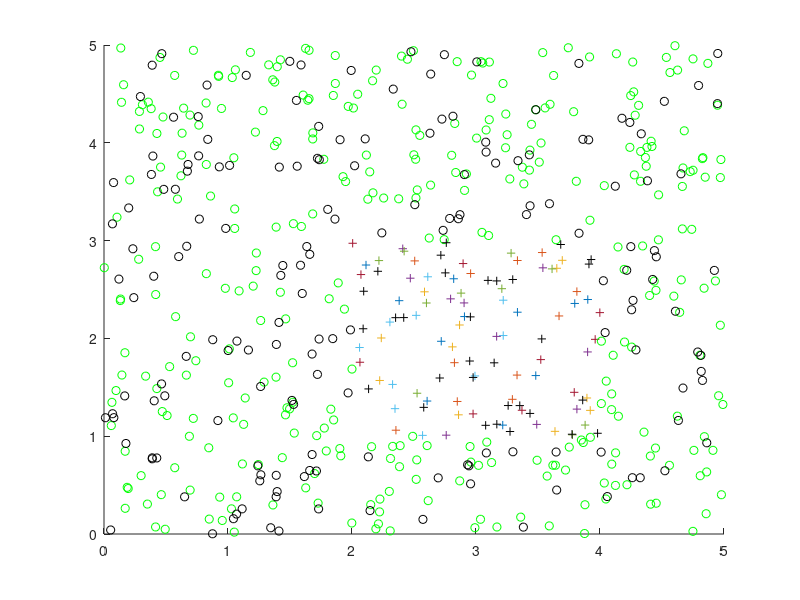

Reproduce this figure in MATLAB. (Note: this script raises an error after producing the figure.)
clc;clear all;
xa=2; xb=4; ya=1; yb=3;         % coordinates of the rectangle C
% rand('state',-10);
% generate positive and negative examples
N= 400;   % no of traning data points
V = 200;  % no of validation data points
ds=zeros(N,2); ls=zeros(N,1);       % labels
figure;
hold on;
% training data
for i=1:N
x=rand(1,1)*5; y=rand(1,1)*5;
ds(i,1)=x; ds(i,2)=y;
% +ve if falls in the rectangle, -ve otherwise
if ((x > xa) && (y > ya) && (y < yb) && ( x < xb)) ls(i)=1;
else ls(i)=0; end;
if (ls (i)==1) plot(x,y,'+'); else plot(x,y,'go'); end;
end;
 % validation data
Vds=zeros(V,2); Vls=zeros(V,1);       % labels
for i=1:V
x=rand(1,1)*5; y=rand(1,1)*5;
Vds(i,1)=x; Vds(i,2)=y;
% +ve if falls in the rectangle, -ve otherwise
if ((x > xa) && (y > ya) && (y < yb) && ( x < xb)) Vls(i)=1;
else Vls(i)=0; end;
if (Vls (i)==1) plot(x,y,'k+'); else plot(x,y,'ko'); end;
end;

% Beyesion Network 
node_Num = 3; 
Bdag = zeros(node_Num,node_Num);
C = 1;  A = 2; B = 3; 
Bdag(C,[A B]) = 1;
B_sizes = ones(1,node_Num);
d_nodes = [C];
B_sizes(d_nodes) = 2;
B_bnet = mk_bnet(Bdag, B_sizes, 'discrete',1);
% seed = 0;
% rand('state', seed);
% seed = 0;
% randn('state',seed);
B_bnet.CPD{A} = gaussian_CPD(B_bnet, A);
B_bnet.CPD{B} = gaussian_CPD(B_bnet, B);
B_bnet.CPD{C} = tabular_CPD(B_bnet, C);
B_sample = cell(node_Num,N);
for i =1:N
   B_sample(:,i) = num2cell([ (ls(i)+1) ds(i,1) ds(i,2) ]') ;  
end
 B_bnet2 = learn_params(B_bnet, B_sample);
 engine = jtree_inf_engine(B_bnet2);

% graphs 
[B1,B2] = meshgrid(0:0.1:5,0:0.1:5); 
for i = 1:size(B1,2)
   for j = 1:size(B2,1)
   evidence = cell(1,node_Num);
   evidence{A} = B1(i,j);
   evidence{B} = B2(i,j);
   [engine, ll] = enter_evidence(engine, evidence);
    marg = marginal_nodes(engine, C);
    BZ(i,j) =  marg.T(2) - marg.T(1);
   end
end
 contour(B1,B2,BZ,[0 0],'r');
 
 % validation part 

B_VClass = zeros(V,1);
B_Verror = 0;
for i =1:V
   evidence = cell(1,node_Num);
   evidence{A} = Vds(i,1);
   evidence{B} = Vds(i,2);
   [engine, ll] = enter_evidence(engine, evidence);
    marg = marginal_nodes(engine, C);
    BV(i) =  marg.T(2) - marg.T(1);
    if  BV(i) >= 0
         B_VClass(i) = 1;
     else 
         B_VClass(i) = 0;       
     end
     if  B_VClass(i) ~= Vls(i)
         B_Verror = B_Verror +1;
     end
end
 
 
 
 
 
 
 
 
 
 
 
